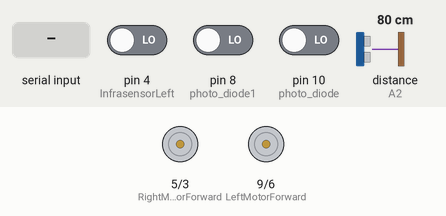
This sketch was run on a simulated Arduino Uno, built with avr-gcc and run on an emulated ATmega328P. Shown: motor-driver pin pairs drawn as motors (green arrow = first pin HIGH = forward, orange = second pin HIGH = backward, longer = more drive). Inputs (shaded band) come from the test bench; at power-on: pin 8 (photo_diode1) LOW, distance to the obstacle (sensor on A2) 80 cm, pin 4 (InfrasensorLeft) LOW, pin 10 (photo_diode) LOW. The echo pulse lasts 58.3 µs per cm; what the sketch prints to the serial monitor is not drawn.

Above: at 1.3 s.
1.4 s: "1" received over Serial
At 2.27 s:
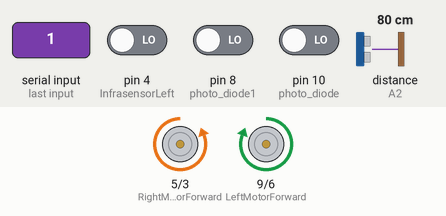
4.4 s: pin 8 (photo_diode1) driven HIGH
7.4 s: distance to the obstacle (sensor on A2) set to 2 cm
10.4 s: "3" received over Serial
At 13.1 s:
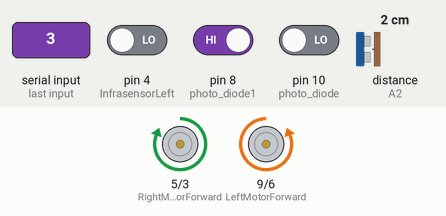
13.4 s: "2" received over Serial
At 14.6 s:
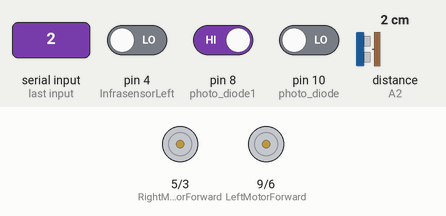
Timing chart, 0 to 15.9 s (numbered marks = the images above; inputs shaded):
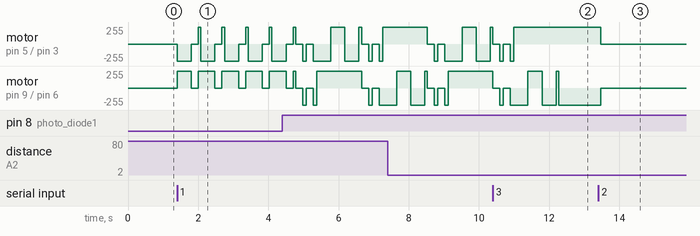

Measured:
- after the input at 10.4 s, motor on pin 5 (RightMotorForward) / pin 3 (RightMotorBackward): goes on until 11.0 s, then stays forward 255/255
- after the input at 13.4 s, motor on pin 5 (RightMotorForward) / pin 3 (RightMotorBackward): forward 255/255 → stopped after 0.07 s; motor on pin 9 (LeftMotorForward) / pin 6 (LeftMotorBackward): backward 255/255 → stopped after 0.07 s

The sketch:

ArduinoPathPlanning.ino
```cpp
#include <NewPing.h>
//Ultrasonic sensor function library. You must install this library

//our L298N control pins
const int LeftMotorForward = 9;
const int LeftMotorBackward = 6;
const int RightMotorForward = 5;
const int RightMotorBackward = 3;


const int InfrasensorLeft = 4;
const int InfrasensorRight= 7;
int ctrBoundary=0;

//Ultrasensor pins
#define trig_pin A1 //analog input 1
#define echo_pin A2 //analog input 2

#define maximum_distance 200
int distance = 100;

//infrared sensor
const int photo_diode = 10;
int inputVal = 0;
const int photo_diode1 = 8;
int inputVal1 = 0;

char data; //Initialized variable to store recieved data from node MCU


NewPing sonar(trig_pin, echo_pin, maximum_distance); //sensor function


void setup(){

  pinMode(RightMotorForward, OUTPUT);
  pinMode(LeftMotorForward, OUTPUT);
  pinMode(LeftMotorBackward, OUTPUT);
  pinMode(RightMotorBackward, OUTPUT);
  pinMode(InfrasensorLeft,INPUT);
  pinMode(InfrasensorRight,INPUT);
  distance = readPing();
  delay(100);
  Serial.begin(9600);

}

void loop()
{
  if (Serial.available())
  {
   data = Serial.read();
   //Serial.print("data=");
  //Serial.println(data);
  }

inputVal= digitalRead(photo_diode);
inputVal1= digitalRead(photo_diode1);

  if (data=='3')
  {
    //Serial.print("lowbatt");
    lowBattery();
  }

  else if (data=='1')
  {
    //Serial.print("freenav");
    freeNavigation();
  }
  else if(data=='2')
  {
    //Serial.print("movestop");
    moveStop();
  }
}

int readPing(){
  delay(70);
  int cm = sonar.ping_cm();
  if (cm==0){
    cm=250;
  }
  return cm;
}


void lowBattery()
{
  if (inputVal==1 && inputVal1==1){
 // Serial.print("STOP");
          moveStop();
      }
 else if (inputVal==1){
 // Serial.print("rIGHT");
          turnRight();
          delay(100);
      }
 else if (inputVal1==1){
  //Serial.print("Left");
          turnLeft();
          delay(100);
      }
 else if (inputVal==0 && inputVal1==0){
   //  Serial.print("Forward");
          moveForward();
      }

}


void freeNavigation(){

  //Boundary detection

if (inputVal==1){
    Serial.print("boundary");
          moveStop();
          delay(200);
          moveBackward();
         delay(100);
         pathPlanning();
         //turnAround();
         //delay(600);
      }
else if (inputVal1==1){
      Serial.print("boundary2");
           moveStop();
          delay(200);
          moveBackward();
         delay(100);
         pathPlanning();
         //turnAround();
         //delay(600);
      }

 //Obstacle detection

else if (distance <= 15)
  {
    moveStop();
    delay(300);
    moveBackward();
    delay(300);
    moveStop();
    delay(300);

    if (digitalRead(InfrasensorLeft)==LOW){
      turnRight();
      delay(400);
      moveStop();
      delay(200);

    }
    else if (digitalRead(InfrasensorRight)==LOW){
       turnLeft();
       delay(400);
       moveStop();
       delay(200);
       }
    else{
       turnRight();
       delay(400);
       moveStop();
       delay(200);
        }
       }
else if (digitalRead(InfrasensorLeft)==LOW){
      turnRight();
      delay(400);
      moveStop();
      delay(200);
      }
else if (digitalRead(InfrasensorRight)==LOW){
       turnLeft();
       delay(400);
       moveStop();
       delay(200);
      }

    moveForward();
    Serial.print("reached here");
    distance = readPing();

}


void moveStop(){
  digitalWrite(RightMotorForward, LOW);
  digitalWrite(LeftMotorForward, LOW);
  digitalWrite(RightMotorBackward, LOW);
  digitalWrite(LeftMotorBackward, LOW);
}

void moveForward(){

    digitalWrite(LeftMotorForward, HIGH);
    digitalWrite(RightMotorForward, HIGH);

    digitalWrite(LeftMotorBackward, LOW);
    digitalWrite(RightMotorBackward, LOW);

}

void moveBackward(){

  digitalWrite(LeftMotorBackward, HIGH);
  digitalWrite(RightMotorBackward, HIGH);

  digitalWrite(LeftMotorForward, LOW);
  digitalWrite(RightMotorForward, LOW);
}

void turnRight(){

  digitalWrite(LeftMotorForward, HIGH);
  digitalWrite(RightMotorBackward, HIGH);

  digitalWrite(LeftMotorBackward, LOW);
  digitalWrite(RightMotorForward, LOW);
}

void turnLeft(){

  digitalWrite(LeftMotorBackward, HIGH);
  digitalWrite(RightMotorForward, HIGH);

  digitalWrite(LeftMotorForward, LOW);
  digitalWrite(RightMotorBackward, LOW);
}
void turnAround(){

  digitalWrite(LeftMotorBackward, HIGH);
  digitalWrite(RightMotorForward, HIGH);

  digitalWrite(LeftMotorForward, LOW);
  digitalWrite(RightMotorBackward, LOW);
}

void pathPlanning()
{
 if(ctrBoundary%2==0)
 {
 moveStop();
  delay(200);
  moveBackward();
  delay(100);
  turnRight();
  delay(400);
  moveForward();
  delay(400);
  turnRight();
  delay(400);
  ctrBoundary++;
 }
 else if(ctrBoundary%2==1)
 {
 moveStop();
  delay(200);
  moveBackward();
  delay(100);
  turnLeft();
  delay(400);
  moveForward();
  delay(400);
  turnLeft();
  delay(400);
  ctrBoundary++;
 }
}
```
